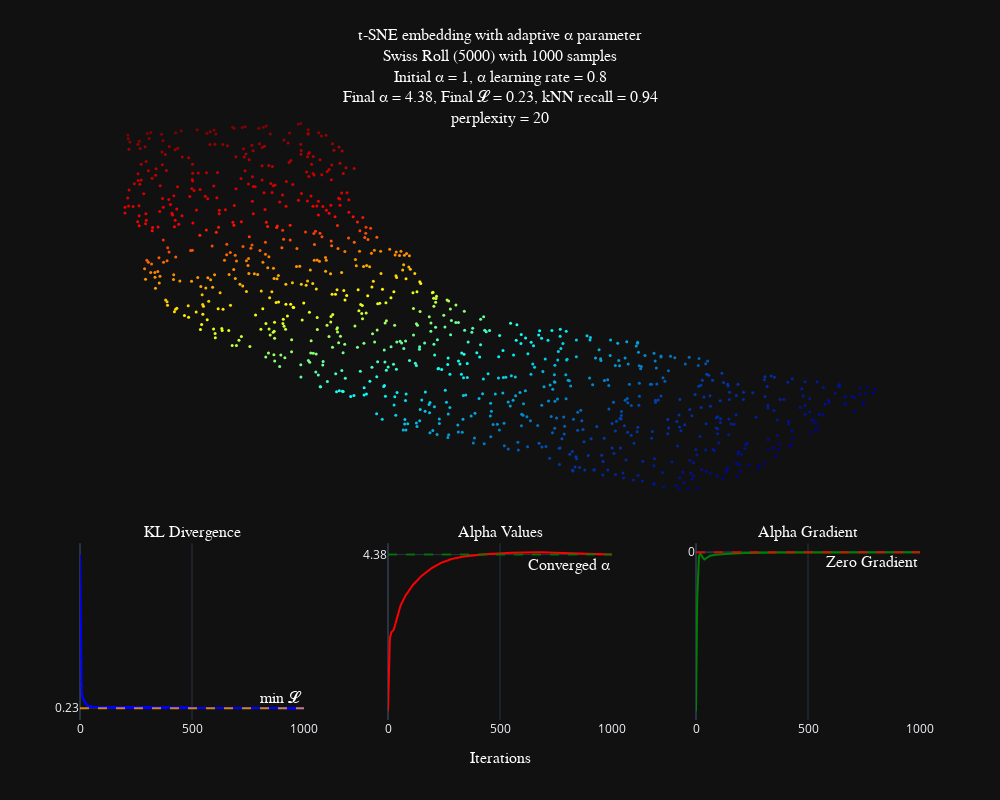

Write notebook code for a chart like this one.
### Code cell
plot_tsne_result(optsne_optimized, labels=swiss_5k.labels,black_template=True, additional_title="perplexity = 20")

### Figure 1 — Plotly figure (JSON) as saved in the notebook; plotly's stock layout.template omitted (floating-point values rounded to 4 significant figures; data arrays with more than 128 entries replaced by an {"elided": "..."} marker saying what was removed)
{"data": [{"marker": {"color": {"elided": "1000 float values"}, "colorscale": [[0, "rgb(0,0,131)"], [0.2, "rgb(0,60,170)"], [0.4, "rgb(5,255,255)"], [0.6, "rgb(255,255,0)"], [0.8, "rgb(250,0,0)"], [1, "rgb(128,0,0)"]], "showscale": false, "size": 3}, "mode": "markers", "name": "t-SNE Embedding", "type": "scatter", "x": {"elided": "1000 float values"}, "xaxis": "x", "y": {"elided": "1000 float values"}, "yaxis": "y"}, {"line": {"color": "blue"}, "marker": {"color": "blue", "size": 2}, "mode": "markers+lines", "name": "KL Divergence", "type": "scatter", "x": {"elided": "1000 int values"}, "xaxis": "x2", "y": {"elided": "1000 float values"}, "yaxis": "y2"}, {"line": {"color": "red"}, "mode": "lines", "name": "Alpha Values", "type": "scatter", "x": {"elided": "1000 int values"}, "xaxis": "x3", "y": {"elided": "1000 float values"}, "yaxis": "y3"}, {"line": {"color": "green"}, "mode": "lines", "name": "Alpha Gradient", "type": "scatter", "x": {"elided": "1000 int values"}, "xaxis": "x4", "y": {"elided": "1000 float values"}, "yaxis": "y4"}], "layout": {"annotations": [{"font": {"color": "white", "family": "Courier New, monospace", "size": 16}, "showarrow": false, "text": "KL Divergence", "x": 0.1333, "xanchor": "center", "xref": "paper", "y": 0.285, "yanchor": "bottom", "yref": "paper"}, {"font": {"color": "white", "family": "Courier New, monospace", "size": 16}, "showarrow": false, "text": "Alpha Values", "x": 0.5, "xanchor": "center", "xref": "paper", "y": 0.285, "yanchor": "bottom", "yref": "paper"}, {"font": {"color": "white", "family": "Courier New, monospace", "size": 16}, "showarrow": false, "text": "Alpha Gradient", "x": 0.8667, "xanchor": "center", "xref": "paper", "y": 0.285, "yanchor": "bottom", "yref": "paper"}, {"font": {"color": "white", "family": "Courier New, monospace", "size": 16}, "showarrow": false, "text": "min 𝓛", "x": 1, "xanchor": "right", "xref": "x2 domain", "y": 0.2299, "yanchor": "bottom", "yref": "y2"}, {"font": {"color": "white", "family": "Courier New, monospace", "size": 16}, "showarrow": false, "text": "Converged α", "x": 1, "xanchor": "right", "xref": "x3 domain", "y": 4.384, "yanchor": "top", "yref": "y3"}, {"font": {"color": "white", "family": "Courier New, monospace", "size": 16}, "showarrow": false, "text": "Zero Gradient", "x": 1, "xanchor": "right", "xref": "x4 domain", "y": 0, "yanchor": "top", "yref": "y4"}], "height": 800, "shapes": [{"line": {"color": "orange", "dash": "dash"}, "opacity": 0.8, "type": "line", "x0": 0, "x1": 1, "xref": "x2 domain", "y0": 0.2299, "y1": 0.2299, "yref": "y2"}, {"line": {"color": "green", "dash": "dash"}, "opacity": 0.8, "type": "line", "x0": 0, "x1": 1, "xref": "x3 domain", "y0": 4.384, "y1": 4.384, "yref": "y3"}, {"line": {"color": "red", "dash": "dash"}, "opacity": 0.8, "type": "line", "x0": 0, "x1": 1, "xref": "x4 domain", "y0": 0, "y1": 0, "yref": "y4"}], "showlegend": false, "title": {"font": {"color": "white", "family": "Courier New, monospace", "size": 16}, "text": "t-SNE embedding with adaptive α parameter<br>Swiss Roll (5000) with 1000 samples<br>Initial α = 1, α learning rate = 0.8<br>Final α = 4.38, Final 𝓛 = 0.23, kNN recall = 0.94<br>perplexity = 20", "x": 0.5, "y": 0.95, "yanchor": "top"}, "width": 1000, "xaxis": {"anchor": "y", "domain": [0, 1], "showgrid": false, "showticklabels": false, "zeroline": false}, "xaxis2": {"anchor": "y2", "domain": [0, 0.2667], "range": [0, 1000], "ticktext": ["0", "500", "1000"], "tickvals": [0, 500, 1000]}, "xaxis3": {"anchor": "y3", "domain": [0.3667, 0.6333], "range": [0, 1000], "ticktext": ["0", "500", "1000"], "tickvals": [0, 500, 1000], "title": {"font": {"color": "white", "family": "Courier New, monospace", "size": 16}, "text": "Iterations"}}, "xaxis4": {"anchor": "y4", "domain": [0.7333, 1], "range": [0, 1000], "ticktext": ["0", "500", "1000"], "tickvals": [0, 500, 1000]}, "yaxis": {"anchor": "x", "domain": [0.335, 1.0], "showgrid": false, "showticklabels": false, "zeroline": false}, "yaxis2": {"anchor": "x2", "domain": [0, 0.285], "ticktext": ["0.23"], "tickvals": [0.2299]}, "yaxis3": {"anchor": "x3", "domain": [0, 0.285], "ticktext": ["4.38"], "tickvals": [4.384]}, "yaxis4": {"anchor": "x4", "domain": [0, 0.285], "ticktext": ["0"], "tickvals": [0]}}}
